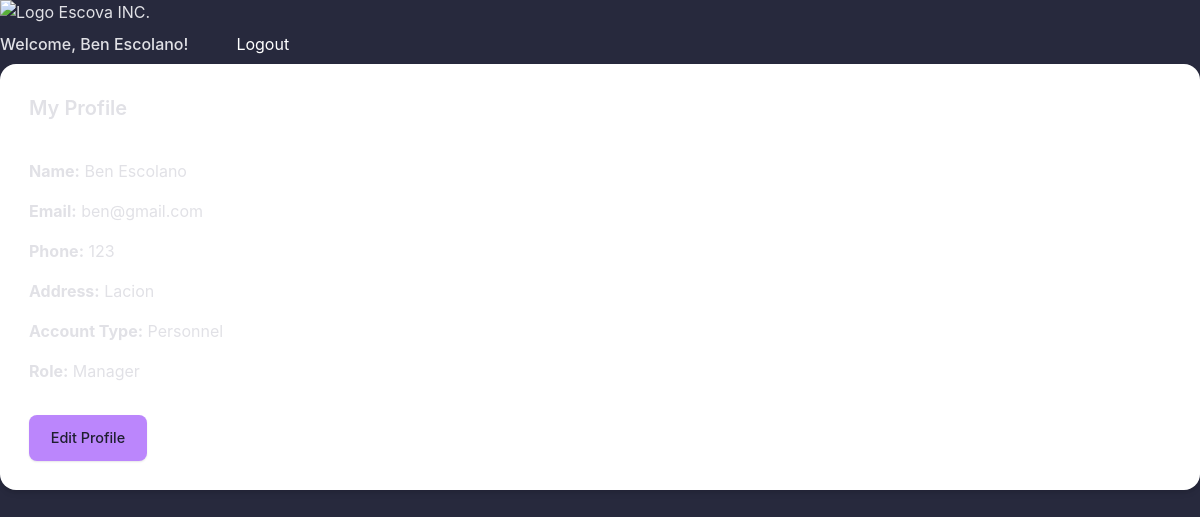
/dashboard.php?view=profile (signed in), run on the app's committed database.
### tables this page shows
CREATE TABLE `tbluser` (
  `user_id` int(11) NOT NULL,
  `name` varchar(100) DEFAULT NULL,
  `phone` varchar(20) DEFAULT NULL,
  `email` varchar(100) DEFAULT NULL,
  `address` varchar(255) DEFAULT NULL,
  `user_type` enum('Adopter','Personnel') DEFAULT NULL,
  `password` varchar(255) NOT NULL,
  `created_at` timestamp NOT NULL DEFAULT current_timestamp(),
  `updated_at` timestamp NOT NULL DEFAULT current_timestamp() ON UPDATE current_timestamp()
);

### dashboard-logic.php (called while the page is built, shortened)
<?php
function getDbConnection() {
    $servername = "localhost:3307";
    $username = "root";
    $password = "";
    $dbname = "escova_db";
    $conn = new mysqli($servername, $username, $password, $dbname);
    return $conn;
}
function getLoggedInUserProfile() {
    $conn = getDbConnection();
    $user_id = $_SESSION['user_id'];
    $user_profile = null;
    $sql = "SELECT user_id, name, email, phone, address, user_type
            FROM tbluser
            WHERE user_id = ?";
    $stmt = $conn->prepare($sql);
    if ($stmt) {
        try {
            $stmt->bind_param("i", $user_id);
            $stmt->execute();
            $result = $stmt->get_result();
            if ($result && $result->num_rows > 0) {
                $user_profile = $result->fetch_assoc();
            }
        } catch (Exception $e) {
             error_log("Error fetching logged in user profile (ID: $user_id): " . $e->getMessage());
        } finally {
            $stmt->close();
        }
     } else {
         error_log("Prepare failed for getLoggedInUserProfile: (" . $conn->errno . ") " . $conn->error);
    }
    return $user_profile;
}
?>

### _profile_content.php (the view, shortened to what this page needs)
<?php
$user_profile = getLoggedInUserProfile();
?>
<div class="dashboard-section">
    <h2>My Profile</h2>
    <div class="profile-details">
        <p><strong>Name:</strong> <?php echo htmlspecialchars($user_profile['name']); ?></p>
        <p><strong>Email:</strong> <?php echo htmlspecialchars($user_profile['email']); ?></p>
        <p><strong>Phone:</strong> <?php echo htmlspecialchars($user_profile['phone'] ?: 'N/A'); ?></p>
        <p><strong>Address:</strong> <?php echo htmlspecialchars($user_profile['address'] ?: 'N/A'); ?></p>
        <p><strong>Account Type:</strong> <?php echo htmlspecialchars($user_profile['user_type']); ?></p>
        <?php if ($user_profile['user_type'] === 'Personnel' && isset($_SESSION['personnel_role'])): ?>
            <p><strong>Role:</strong> <?php echo htmlspecialchars($_SESSION['personnel_role']); ?></p>
        <?php endif; ?>
    </div>
    <a href="edit_profile.php" class="action-button" style="margin-top: 1.5rem; display: inline-block;">Edit Profile</a>
    </div>

### public/css/styles.css (style rules this page uses)
:root { --primary-bg: #1e1e2f; --secondary-bg: #27293d; --surface-bg: #2c2f48; --primary-text: #e1e1e6; --secondary-text: #a9a9b3; --primary-accent: #bb86fc; --secondary-accent: #03dac6; --tertiary-accent: #cf6679; --divider-border: rgba(255, 255, 255, 0.1); --success: #4caf50; --success-light: rgba(76, 175, 80, 0.15); --warning: #fb8c00; --warning-light: rgba(251, 140, 0, 0.15); --info: #2196f3; --info-light: rgba(33, 150, 243, 0.15); --adopted-color: var(--secondary-text); --adopted-bg: rgba(169, 169, 177, 0.15); --radius-sm: 4px; --radius: 8px; --radius-lg: 12px; --shadow-sm: 0 1px 2px rgba(0, 0, 0, 0.1); --shadow: 0 4px 6px rgba(0, 0, 0, 0.15); --shadow-md: 0 6px 10px rgba(0, 0, 0, 0.2); }
body { margin: 0; font-family: -apple-system, BlinkMacSystemFont, "Segoe UI", Roboto, Oxygen, Ubuntu, Cantarell, sans-serif; background-color: var( --secondary-bg ); color: var(--primary-text); line-height: 1.5; }
.dashboard-section { background-color: var( --surface-bg ); padding: 1.75rem; border-radius: var(--radius-lg); box-shadow: var(--shadow); margin-bottom: 2.5rem; border: 1px solid var(--divider-border); }
.dashboard-section h2 { font-size: 1.25rem; font-weight: 600; color: var(--primary-text); margin-top: 0; margin-bottom: 1.5rem; padding-bottom: 0.75rem; border-bottom: 1px solid var(--divider-border); }
.action-button { display: inline-block; padding: 0.7rem 1.3rem; border: 1px solid transparent; border-radius: var(--radius); font-weight: 500; font-size: 0.9rem; cursor: pointer; text-decoration: none; transition: all 0.2s ease; background-color: var(--primary-accent); color: var(--primary-bg); box-shadow: var(--shadow-sm); text-align: center; }

### dashboard.php (style rules this page uses)
.dashboard-section { background-color: white; padding: 1.75rem; border-radius: 1rem; box-shadow: 0 4px 6px -1px rgba(0, 0, 0, 0.1), 0 2px 4px -1px rgba(0, 0, 0, 0.06); margin-bottom: 2.5rem; }
.dashboard-section h2 { font-size: 1.25rem; font-weight: 600; color: var(--gray-800); margin-bottom: 1.5rem; padding-bottom: 0.75rem; border-bottom: 1px solid var(--gray-200); }
.profile-details p { margin-bottom: 0.5em; }
.profile-details strong { color: var(--primary-dark); }

### data on the page
tbluser: name "Ben Escolano", email "ben@gmail.com", phone "123", address "Lacion", user_type "Personnel"

### other printed values
$user_name "Ben Escolano"
$_SESSION['personnel_role'] "Manager"
